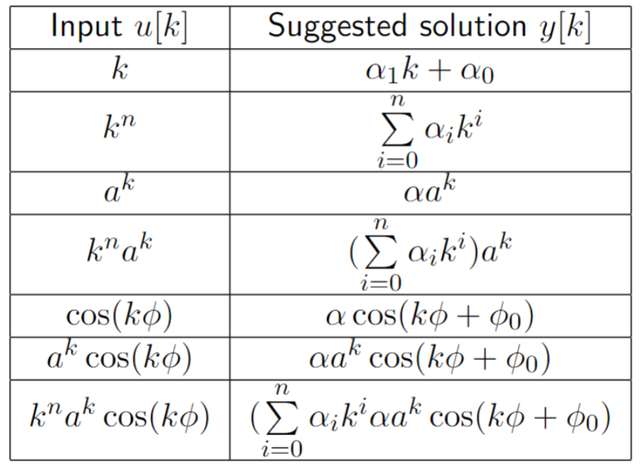
#> input picture ImExamples/Example.png, 640 x 469 px, shrunk from 921 x 674 before the run; its folder holds 8 pictures in this run
$ python FastEval.py
#> lines starting #> are read from the running program, lines starting #| are printed output that depends on the picture; long printed decimals are rounded
### Main.py
import numpy as np
import matplotlib.pyplot as plt
import matplotlib.patches as patches
#import random
import copy
import os
#import itertools
import pickle
import time
from PIL import Image

#from scipy.ndimage import gaussian_filter
#from scipy import signal
from skimage import data, io
from skimage import img_as_float
#from skimage.morphology import reconstruction
from skimage.color import rgb2gray
from scipy.signal import find_peaks
from skimage.exposure import histogram
import more_itertools as mit
import math

def Main(file, LogOutput, Complex, Demo, PklOutput, timer = False):
#> called with file = 'Example.png', LogOutput = False, Complex = True, Demo = False, PklOutput = False, timer = True
    s = []
    s.append(time.time()) #0
    image = np.asarray(io.imread("ImExamples/" + file)) #img_as_float
#> image is the input picture: shape (469, 640, 3); mean R, G, B 239.7, 239.7, 239.8
    disp_img = img_as_float(io.imread("ImExamples/" + file))
    Table = (0.3 * image[:, :, 0] + 0.59 * image[:, :, 1] + 0.11 * image[:, :, 2])/255
    if Demo:
        fig, (ax0, ax1) = plt.subplots(nrows=1, ncols=2, figsize=(16,4))
    s.append(time.time()) #1
    height, width = Table.shape
#> height = 469; width = 640
    height = height
    width = width


    HorSlices = []
    VerSlices = []
    EmptyHorSlices = []
    EmptyVerSlices = []
    AllPixels = []
    HorSlices = [None,]* height
    HorSlices = Table
    VerSlices = [None,]* width
    VerSlices = Table.T
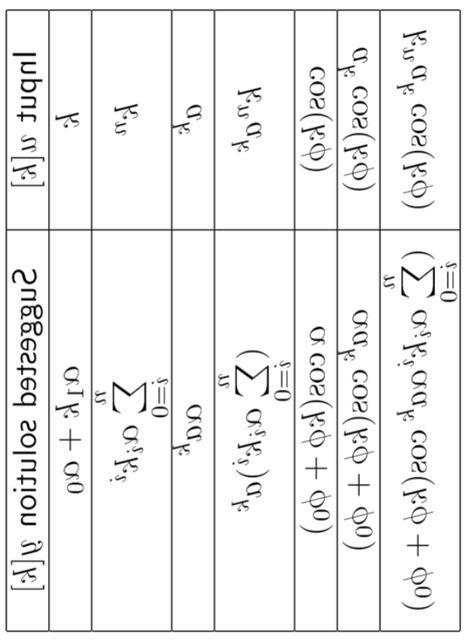
#> VerSlices: shape (640, 469) float64; min 0, max 1, mean 0.94
    VerSlices = list(map(list, VerSlices))
#> VerSlices = 640 items
    HorSlices = list(map(list, HorSlices))
#> HorSlices = 469 items
    MaxHorSlices = list(map(max, HorSlices))
#> MaxHorSlices = 469 values from 1 to 1
    MinHorSlices = list(map(min, HorSlices))
#> MinHorSlices = 469 values, max 1 at index 0, min 0 at index 14, mean 0.184
    MaxVerSlices = list(map(max, VerSlices))
#> MaxVerSlices = 640 values from 1 to 1
    MinVerSlices = list(map(min, VerSlices))
#> MinVerSlices = 640 values, max 1 at index 0, min 0 at index 49, mean 0.155
    DiffHorSlices = np.subtract(MaxHorSlices, MinHorSlices)
#> DiffHorSlices = 469 values, max 1 at index 14, min 0 at index 0, mean 0.816
    DiffVerSlices = np.subtract(MaxVerSlices, MinVerSlices)
#> DiffVerSlices = 640 values, max 1 at index 49, min 0 at index 0, mean 0.845
    EmptyHorSlices = np.where(DiffHorSlices < 0.1)[0].tolist()
#> EmptyHorSlices = [0, 1, 2, 3, 4, 461, 462, 463, 464, 465, 466, 467, 468]
    EmptyVerSlices = np.where(DiffVerSlices < 0.1)[0].tolist()
#> EmptyVerSlices = [0, 1, 2, 3, 4, 5, 6, 7, 8, 633, 634, 635, 636, 637, 638, 639]


    s.append(time.time()) #2


    NegColor = np.amax(Table)
#> NegColor = 1

    VerSums = [1.0 - (1/height)*sum(x) for x in zip(*HorSlices)]
#> VerSums = 640 values, max 0.65 at index 631, min 0 at index 0, mean 0.0598
    HorSums = [1.0 - (1/width)*sum(x) for x in zip(*VerSlices)]
#> HorSums = 469 values, max 0.713 at index 6, min 0 at index 0, mean 0.0598

    PotRowPeakHeight = max(HorSums)*0.5 if max(HorSums)*0.5 > 0.10 else 0.10
#> PotRowPeakHeight = 0.356
    PotColPeakHeight = max(VerSums)*0.5 if max(VerSums)*0.5 > 0.10 else 0.10
#> PotColPeakHeight = 0.325

    PotCol, _ = find_peaks(VerSums, height = PotColPeakHeight)
#> PotCol = [10, 229, 631]
    PotRow, _ = find_peaks(HorSums, height = PotRowPeakHeight)
#> PotRow = [6, 48, 91, 171, 214, 294, 337, 380, 460]

    PotCol2 = []
    PotRow2 = []
    s.append(time.time()) #3

    for index in range(len(PotCol)):
        PotColPeaks, _ = find_peaks(VerSlices[PotCol[index]], height = min(VerSlices[PotCol[index]]) + (max(VerSlices[PotCol[index]])-min(VerSlices[PotCol[index]]))*0.5)
        PotColPeaks = list(set(PotColPeaks)-set(EmptyHorSlices)-set(PotRow))
        if len(PotColPeaks) == 0:
            PotCol2.append(PotCol[index])
        else:
            pass
#> this loop made 3 passes
#> after the loop, PotCol2 = [10, 229, 631]


    for index in range(len(PotRow)):
        PotRowPeaks, _ = find_peaks(HorSlices[PotRow[index]], height = min(HorSlices[PotRow[index]]) + (max(HorSlices[PotRow[index]])-min(HorSlices[PotRow[index]]))*0.5)
        PotRowPeaks = list(set(PotRowPeaks)-set(EmptyVerSlices)-set(PotCol))
        if len(PotRowPeaks) == 0:
            PotRow2.append(PotRow[index])
        else:
            pass
#> this loop made 9 passes
#> PotRowPeaks on passes 1 to 9: [8], [8, 633], [8, 633], [8, 633], [8, 633], [8, 633], [8, 633], [8, 633], [632]
#> after the loop, PotRow2 = [6, 48, 91, 171, 214, 294, 337, 380]
    s.append(time.time()) #4


    Columns = PotCol2
#> Columns = [10, 229, 631]
    Rows = PotRow2
#> Rows = [6, 48, 91, 171, 214, 294, 337, 380]
    DroppedCols = list(set(PotColPeaks)-set(Columns))
#> DroppedCols = []
    DroppedRows = list(set(PotRowPeaks)-set(Rows))
#> DroppedRows = [632]

    VerSums2 = copy.deepcopy(VerSums)
#> VerSums2 has the same summary as VerSums
    HorSums2 = copy.deepcopy(HorSums)
#> HorSums2 has the same summary as HorSums
    ColumnWidth = 5 #On Both sides => Actual Width = ColumnWidth*2 + 1
    RowWidth = 5
    for x in Columns:
        VerSums2[x] = 0
        for x2 in range(ColumnWidth):
            try:
                VerSums2[x - x2] = 0
                VerSums2[x + x2] = 0
            except:
                pass
#> this loop made 3 passes
#> x on passes 1 to 3: 10, 229, 631
#> after the loop, VerSums2 = 640 values, max 0.164 at index 393, min 0 at index 0, mean 0.0537
    for x in Rows:
        HorSums[x] = 0
        for x2 in range(RowWidth):
            try:
                HorSums2[x - x2] = 0
                HorSums2[x + x2] = 0
            except:
                pass
#> this loop made 8 passes
#> x on passes 1 to 8: 6, 48, 91, 171, 214, 294, 337, 380
#> after the loop, HorSums = 469 values, max 0.658 at index 460, min 0 at index 0, mean 0.049; HorSums2 = 469 values, max 0.658 at index 460, min 0 at index 0, mean 0.0383
    s.append(time.time()) #5


    VerSums7 = []
    HorSums7 = []
    VerSums4 = copy.deepcopy(VerSums2)
#> VerSums4 has the same summary as VerSums2
    HorSums4 = copy.deepcopy(HorSums2)
#> HorSums4 has the same summary as HorSums2

    Zeroes = [i for i, x in enumerate(HorSums2) if x == 0]
#> Zeroes = 80 values from 0 to 468
    Zeroes = list(np.ediff1d(Zeroes))
#> Zeroes = 79 values, max 78 at index 73, min 1 at index 0, mean 5.92
    Zeroes = list(set(Zeroes))
#> Zeroes = [1, 34, 35, 2, 72, 78]
    Zeroes.sort()
    #Determining Charachterwidth by using the height of charachter lines from HorSums
    CharachterWidth = math.floor(0.75*Zeroes[1])
#> CharachterWidth = 1
    Fac2 = 1.50
    VerSums5 = []
    HorSums5 = []
    if len(Columns) != 0:
        VerSums5.append(VerSums4[:Columns[0]])
    for index in range(len(Columns)-1):
        VerSums5.append(VerSums4[Columns[index]:Columns[index+1]])
#> this loop made 2 passes
#> after the loop, VerSums5 = 3 items
    for index in range(len(Rows) - 1):
        HorSums5.append(HorSums4[Rows[index]:Rows[index+1]])
#> this loop made 7 passes
#> after the loop, HorSums5 = 7 items
    if len(Rows) != 0:
        HorSums5.append(HorSums4[Rows[-1]:])
    if len(Columns) != 0:
        VerSums5.append(VerSums4[Columns[-1]:])
    else:
        VerSums5 = copy.deepcopy(VerSums4)
    if len(Rows) != 0:
        for SubList in HorSums5:
            HStep2 = math.floor(Fac2 * len(SubList))
            HStep2 = 3 if HStep2 == 0 else HStep2
            for index in range(0, len(SubList) - HStep2, HStep2):
                Sum = 0
                for index2 in range(0, HStep2):
                    Sum += SubList[index + index2]
                HorSums7.append(Sum/HStep2)
#> this loop made 8 passes
#> HStep2 on passes 1 to 8: 63, 64, 120, 64, 120, 64, 64, 133
#> after the loop, HorSums7 = []
    s.append(time.time()) #6


    Peaks7 = []
    NPeaks7 = []
    if len(Columns) != 0:
        trail7 = len(VerSums7)
        VerSumsT = []
        if len(VerSums5[1]) < 1.5 * CharachterWidth:
            VerSums5 = VerSums5[1:]
        if len(VerSums5[-1]) < 1.5 * CharachterWidth:
            VerSums5 = VerSums5[:-1]
        for SubList in VerSums5:
            SubList7 = []
            VStep2 = math.floor(Fac2 * CharachterWidth)
            VStep2 = 3 if VStep2 == 0 else VStep2
            for index in range(0, len(SubList) - VStep2, VStep2):
                Sum = 0
                for index2 in range(0, VStep2):
                    Sum += SubList[index + index2]
                SubList7.append(Sum/VStep2)

            MinSubList7 = 0 if len(SubList7) == 0 else min(SubList7)
            MaxSubList7 = 0 if len(SubList7) == 0 else max(SubList7)
            SubList7.insert(0, MinSubList7)
            SubList7.append(MinSubList7)
            TNPeaks7 = []
            if len(SubList) < 2.5*CharachterWidth:
                TNPeaks7 += [math.floor(len(SubList7)/2), ]
            TPeaks7, _ = find_peaks(SubList7, height = MinSubList7 + 0.5*(MaxSubList7 - MinSubList7))
            for index in range(len(TPeaks7)):
                TPeaks7[index] = TPeaks7[index] + trail7
            for index in range(len(TNPeaks7)):
                TNPeaks7[index] = TNPeaks7[index] + trail7
            NPeaks7 += TNPeaks7
            Peaks7 = Peaks7 + list(TPeaks7)

            VerSums7 = VerSums7 + SubList7
            VerSumsT += [SubList7, ]
            trail7 += len(SubList7)
#> this loop made 4 passes
#> (MaxSubList7, VerSumsT, trail7) on pass 1: (0, [[0, 0, 0, 0, 0, 0, 0, 0, 0, 0, 0]], 11)
#> (MaxSubList7, Peaks7, trail7) on pass 2: (0.158, [92, 108, 117, 127, 135, 159, 171, 187], 231)
#> after the loop, NPeaks7 = []; Peaks7 = 31 values from 92 to 591; VerSums7 = 644 values, max 0.164 at index 396, min 0 at index 0, mean 0.0534; VerSumsT = 4 items; trail7 = 644
        VerSums7.insert(0, min(VerSums7))
        VerSums7.append(min(VerSums7))
    else:
        VStep2 = math.floor(Fac2 * CharachterWidth)
        VStep2 = 3 if VStep2 == 0 else VStep2
        for index in range(0, len(VerSums5) - VStep2, VStep2):
            Sum = 0
            for index2 in range(0, VStep2):
                Sum += VerSums5[index + index2]
            VerSums7.append(Sum/VStep2)
        Peaks7, _ = find_peaks(VerSums7, min(VerSums7) + 0.5*(max(VerSums7) - min(VerSums7)))
        VerSums7.insert(0, min(VerSums7))
        VerSums7.append(min(VerSums7))
    s.append(time.time()) #7


    #Peaks2, _ = find_peaks(VerSums3, height = 0.5*max(VerSums3))

    Slice = True
    NPeaks7, _ = find_peaks(VerSums7, height = 0.5*max(VerSums7))
#> NPeaks7 = 31 values from 93 to 592
    if Demo:
        rect2 = patches.Rectangle((200, 15), 40, 30, linewidth = 1, edgecolor = "red", fill = False)
        rect = patches.Rectangle((20, 15), 40, 30, linewidth = 1, edgecolor = 'r', fill = False)
        ax0.imshow(disp_img, vmin=image.min(), vmax=image.max(), cmap='gray')
        # [23 lines of commented-out code are left out]


        ax0.set_xlabel(file)
        ax1.plot(VerSums7, color = "black")
        ax1.set_ylim(0, 2*max(VerSums7))
        XPeaks, _ = find_peaks(VerSums7, height = 0.5*(max(VerSums7) - min(VerSums7)) + min(VerSums7))
        ax1.set_xlabel("VerSums")
        for x in NPeaks7:
            ax1.plot(x, VerSums7[x], "x", color = "blue")
        # [12 lines of commented-out code are left out]
    if Demo:
        plt.show()
        fig.tight_layout()

    if timer:
        pickle.dump(np.diff(s), open("Times.pkl", "wb+"))
    Output = "%02d" % len(NPeaks7)
#> Output = '31'
    return Output

### FastEval.py
import numpy as np
import sys
import matplotlib.pyplot as plt
import matplotlib.patches
import random
import copy
import itertools
import pickle
import time
import tqdm

from scipy.ndimage import gaussian_filter
from scipy import signal
from skimage import data, io
from skimage import img_as_float
from skimage.morphology import reconstruction
from skimage.color import rgb2gray
from scipy.signal import find_peaks
from skimage.exposure import histogram
import more_itertools as mit
import math


from Main import Main
Outputs = []
Files = ["Example.png", "Example3.png", "Example4.png", "Example5.png", "Example6.png", "Example8.png", "Example9.png", "Example10.png", "Example11.png", "Example13.png", "Example14.png", "Example15.png", "Example16.png"]
Answers = ["02 08", "03 11", "02 10", "04 05", "02 05", "03 07", "03 04", "03 00", "10 00", "03 06", "03 06", "02 02", "02 02"]
Failures = []
Errors = []
Times = []
t_begin = time.time()
for index in tqdm.tqdm(range(0, len(Files))):
    file = Files[index]
    try:
        Output = Main(file, False, True, False, False, True)
#> Output = '31'
        Times.append(pickle.load(open("Times.pkl", "rb")))
        if not(Output == Answers[index][0:2]):
            Failures.append(file)
    except:
        Errors.append(file)
t_end = time.time()
print("SUCCES  :\t", len(Files)-len(Failures)-len(Errors))
print("FAILURES:\t", len(Failures))
for fail in Failures:
    print("\t", fail)
print("ERRORS  :\t", len(Errors))
for error in Errors:
    print("\t", error)
print("TOTAL TIME:\t", t_end - t_begin)
#| TOTAL TIME:	 0.3585
sys.stdout.write("\nSHOW TIMES? (y/n)")
sys.stdout.flush()
TimesAnswer = input()
TimesAnswer = True if TimesAnswer == "y" else False
if TimesAnswer:
    for element in Times:
        print(list(element))
    TimesResult = [0, ] * len(Times[0])
    for element in Times:
        for index in range(0, len(element)):
            TimesResult[index] += element[index]
    fig, (ax0) = plt.subplots(nrows = 1, ncols = 1, figsize = (16, 4))
    ax0.set_xlabel("Times")
    ax0.plot(TimesResult)
    ax0.set_ylim(0, 1.5*max(TimesResult))
    plt.show()
    fig.tight_layout()
